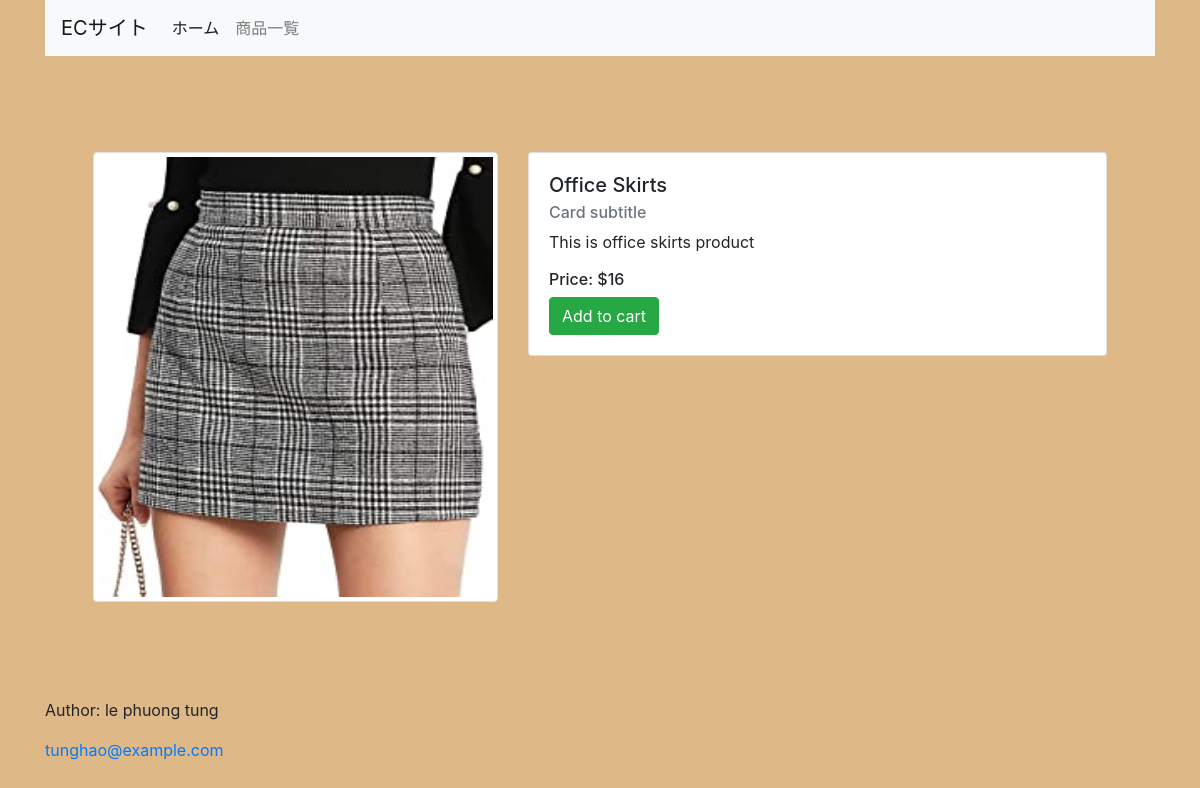
The app's page /cart/product-detail/3 with its own data.
### store/models.py (models this page shows, shortened)
class Product(models.Model):
    product_name = models.CharField(max_length=100, unique=True)
    slug = models.SlugField(max_length=150, unique=True)
    description = models.TextField(max_length=500, blank=True)
    price = models.IntegerField()
    images = models.ImageField(upload_to='photos/products/')
    stock = models.IntegerField()
    is_available = models.BooleanField(default=True)
    category = models.ForeignKey(Category, on_delete=models.CASCADE)
    created_date = models.DateTimeField(auto_now_add=True)
    modifield_date = models.DateField(auto_now=True)

### cart/views.py (the view)
# urls.py: path('product-detail/<int:pk>', ProductDetail.as_view(), name='product_detail'),
class ProductDetail(DetailView):
    model = Product
    template_name = 'cart/detail.html'
    context_object_name = 'product'

### cart/templates/cart/detail.html
{% extends '../base.html' %}
{% block content %}
<div class="row my-5 p-5 justify-content-md-center">
    <div class="col-lg-5">
        <img src="/media/{{ product.images }}" width="100%" id="detailImg" !important" alt=" product.product_name  }}" class="img-thumbnail">
    </div>
    <div class="col-lg-7">
        <div class="card" style="width: 100%;">
            <div class="card-body">
                <h5 class="card-title">{{ product.product_name }}</h5>
                <h6 class="card-subtitle mb-2 text-muted">Card subtitle</h6>
                <p class="card-text">{{ product.description }}</p>
                <h6 class="card-text">Price: ${{ product.price }}</h6>
                <a href="#" class="btn btn-success" class="card-link">Add to cart</a>
            </div>
        </div>
    </div>
</div>
{% endblock %}

### static/css/style.css (style rules this page uses)
body { background-color: burlywood; }
#detailImg { height: 450px !important; }

### records on screen
Product: images (picture), product_name "Office Skirts", description "This is office skirts product", price "16"
